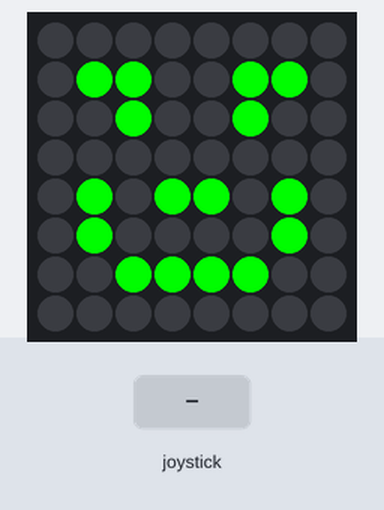
The program below on a simulated Raspberry Pi (BCM pin numbers) with a Sense HAT. Parts: the Sense HAT's 8×8 RGB LED matrix. Inputs (shaded band) come from the test bench. Random numbers come from a fixed seed.

Above: at 2.1 s.
2.2 s: joystick pushed up
At 11.9 s:
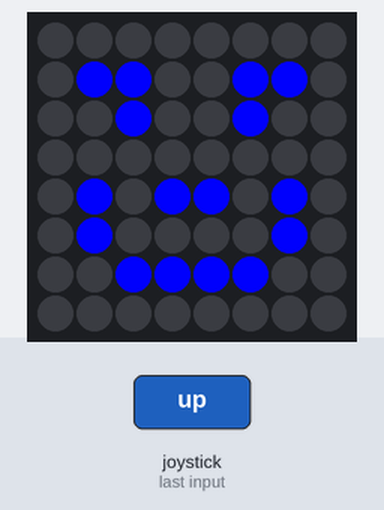
Timing chart, 0 to 13.4 s (numbered marks = the images above; inputs shaded):
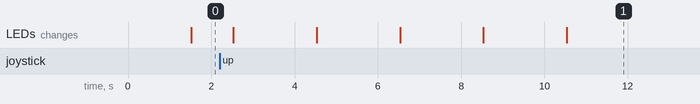

The program:

tamagotchi.py
```python
from sense_hat import SenseHat
import time
import random

s = SenseHat()

red = 0
blue = 0
green = 255;
foreground = (red, green, blue)
background = (0, 0, 0)

timesFed = 0
timesExercised = 0
timesPooped = 0
timesPlayed = 0
timesWaited = 0

def clamp(n, smallest, largest): return max(smallest, min(n, largest))

def alive():
    global red
    global green
    global blue
    if timesWaited < 1:
        green = clamp((green - 1), 0, 255)
        red = clamp((red + 1), 0, 255)

def random_action():
    global red
    global green
    global blue
    global timesFed
    global timesExercised
    global timesWaited

    chance = random.randint(0, 99)
    if chance <= 1:
      if timesWaited < 3:
        timesWaited = timesWaited + 1
        timesFed = timesFed - 1
        red = 0
        green = 0
        blue = 255
      else:
        red = 255
        green = 0
        blue = 0

def feed():
    global red
    global green
    global blue
    global timesFed
    global timesExercised
    global timesWaited

    if timesFed < 6 and timesWaited > 0:
      green = 255
      red = 0
      blue = 0
      timesWaited = 0

    elif timesFed < 6 and timesWaited < 1:
      green = clamp((green + 50), 0, 255)
      red = clamp((red - 50), 0, 255)
      blue = 0
      timesFed = timesFed + 1
      if timesExercised > 0:
        timesExercised = timesExercised - 1

    else:
      green = 0
      blue = 0
      red = 255

def exercise():
    global red
    global green
    global blue
    global timesFed
    global timesExercised

    if timesExercised < 22:
      green = clamp((green + 50), 0, 255)
      red = clamp((red - 50), 0, 255)
      blue = 0
      timesExercised = timesExercised + 1
      if timesFed > 0:
        timesFed = timesFed - 1

    else:
      green = 0
      red = 255
      blue = 0

def doActions():
    for event in s.stick.get_events():
      if event.direction == 'up':
          exercise()
      elif event.direction == 'down':
          feed()

def tamagotchi_face():
    B = background
    F = foreground
    image = [
    B, B, B, B, B, B, B, B,
    B, F, F, B, B, F, F, B,
    B, B, F, B, B, F, B, B,
    B, B, B, B, B, B, B, B,
    B, F, B, F, F, B, F, B,
    B, F, B, B, B, B, F, B,
    B, B, F, F, F, F, B, B,
    B, B, B, B, B, B, B, B,
    ]
    return image

s.set_pixels(tamagotchi_face())

while True:
    alive()
    random_action()
    doActions()
    foreground = (red,green,blue)
    s.set_pixels(tamagotchi_face())
    time.sleep(0.5)
```
